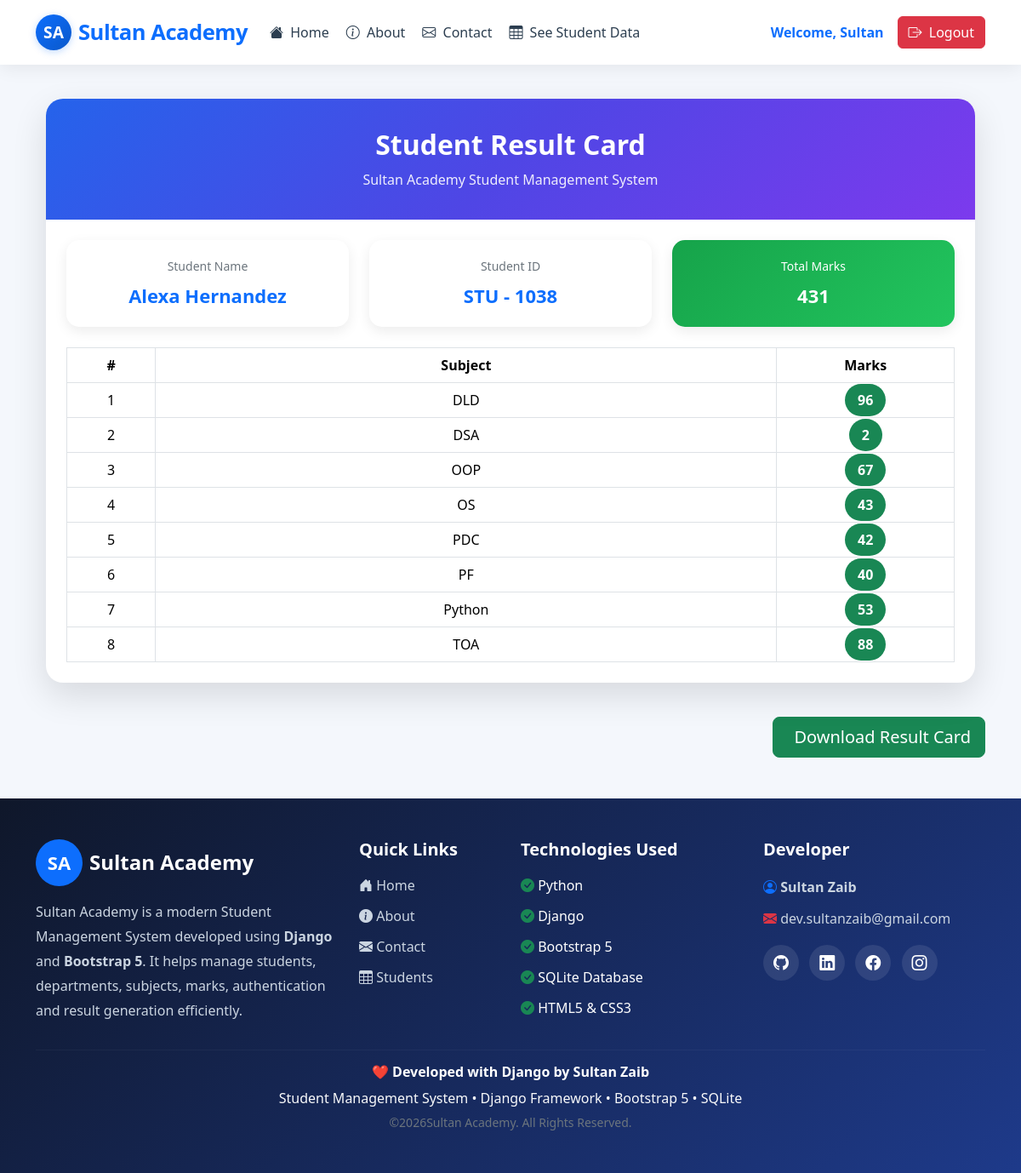
Screenshot of /student_result/STU - 1038/ (signed in) with the database file from the repository.
### student/models.py (models this page shows, shortened)
class Student(models.Model):
    user = models.ForeignKey(User, on_delete=models.SET_NULL, blank=True, null=True)
    student = models.OneToOneField(
        StudentId, related_name="studentid", on_delete=models.CASCADE
    )
    department = models.ForeignKey(
        Department, related_name="departname", on_delete=models.CASCADE
    )
    student_name = models.CharField(max_length=100)
    student_email = models.EmailField(unique=True)
    student_age = models.IntegerField(default=18)
    student_address = models.TextField()
    def __str__(self):
        return self.student_name
    class Meta:
        ordering = ["student_name"]
        verbose_name = "Student"
        verbose_name_plural = "Students"
        db_table = "student_table"

class StudentId(models.Model):
    student_id = models.CharField(max_length=100)
    def __str__(self):
        return self.student_id

class SubjectMarks(models.Model):
    subject = models.ForeignKey(
        Subject, related_name="subject", on_delete=models.CASCADE
    )
    student = models.ForeignKey(
        Student, related_name="student_subject", on_delete=models.CASCADE
    )
    marks = models.IntegerField()
    class Meta:
        unique_together = ["subject", "student"]
        verbose_name = "Subject Marks"
        verbose_name_plural = "Subjects Marks"
        db_table = "student_marks"

class Subject(models.Model):
    subject_name = models.CharField(max_length=100)
    def __str__(self):
        return self.subject_name
    class Meta:
        ordering = ["subject_name"]
        verbose_name = "Subject"
        verbose_name_plural = "Subjects"
        db_table = "Subjects"

### student/views.py (the view)
# urls.py: path("student_result/<str:student_id>/", student_result, name="student_result"),
@login_required(login_url="login_page")
def student_result(request, student_id):
    queryset = SubjectMarks.objects.filter(student__student__student_id=student_id)
    total_marks = queryset.aggregate(total_marks=Sum("marks"))["total_marks"]
    student = queryset.first().student
    student_id = student.student
    context = {
        "queryset": queryset,
        "total_marks": total_marks,
        "student": student,
        "student_id": student_id,
    }
    return render(request, "app/studentResult.html", context)

### student/templates/app/studentResult.html (shortened to what this page needs)
{% extends 'app/base.html' %}
{% load static %}
{% block content %}
  <div class="container">
    <div class="card result-card">
      <div class="result-header">
        <h2>Student Result Card</h2>
        <p>Sultan Academy Student Management System</p>
      </div>
      <div class="card-body p-4">
        <div class="row g-4 mb-4">
          <div class="col-md-4">
            <div class="info-box">
              <div class="info-title">Student Name</div>
              <div class="info-value">{{ student }}</div>
            </div>
          </div>
          <div class="col-md-4">
            <div class="info-box">
              <div class="info-title">Student ID</div>
              <div class="info-value">{{ student_id }}</div>
            </div>
          </div>
          <div class="col-md-4">
            <div class="info-box total-card">
              <div class="info-title text-white">Total Marks</div>
              <div class="info-value text-white">{{ total_marks }}</div>
            </div>
          </div>
        </div>
        <div class="table-responsive">
          <table class="table table-hover table-bordered">
            <thead>
              <tr>
                <th width="10%">#</th>
                <th>Subject</th>
                <th width="20%">Marks</th>
              </tr>
            </thead>
            <tbody>
              {% for mark in queryset %}
                <tr>
                  <td>{{ forloop.counter }}</td>
                  <td>{{ mark.subject }}</td>
                  <td>
                    <span class="mark-badge">{{ mark.marks }}</span>
                  </td>
                </tr>
              {% empty %}
                <tr>
                  <td colspan="3" class="empty-data">No Result Found</td>
                </tr>
              {% endfor %}
            </tbody>
          </table>
        </div>
      </div>
    </div>
  </div>
  <div class="d-flex justify-content-end mb-4">
    <a href="{% url 'download_result_pdf' student_id %}" class="btn btn-success btn-lg">
      Download Result Card
    </a>
  </div>
{% endblock %}

### student/templates/app/base.html (shortened to what this page needs)
{% load static %}
<!DOCTYPE html>
<html lang="en">
  <head>
    <link href="https://cdn.jsdelivr.net/npm/bootstrap@5.3.8/dist/css/bootstrap.min.css" rel="stylesheet" />
    <link rel="stylesheet" href="https://cdn.jsdelivr.net/npm/bootstrap-icons@1.11.3/font/bootstrap-icons.min.css" />
  </head>
  <body>
    <nav class="navbar navbar-expand-lg fixed-top">
      <div class="container">
        <span class="navbar-brand">
          <span class="logo-circle">SA</span>
          <span class="brand-text">Sultan Academy</span>
        </span>
        <div class="collapse navbar-collapse" id="mainNavbar">
          <ul class="navbar-nav me-auto mb-2 mb-lg-0">
            <li class="nav-item">
              <a class="nav-link {% if request.resolver_match.url_name == 'home' %}active{% endif %}" href="{% url 'home_page' %}"><i class="bi bi-house-fill me-1"></i> Home</a>
            </li>
            <li class="nav-item">
              <a class="nav-link {% if request.resolver_match.url_name == 'about' %}active{% endif %}" href="{% url 'about_page' %}"><i class="bi bi-info-circle me-1"></i> About</a>
            </li>
            <li class="nav-item">
              <a class="nav-link {% if request.resolver_match.url_name == 'contact' %}active{% endif %}" href="{% url 'contact_page' %}"><i class="bi bi-envelope me-1"></i> Contact</a>
            </li>
            <li class="nav-item">
              <a class="nav-link {% if request.resolver_match.url_name == 'student_view' %}active{% endif %}" href="{% url 'student_view' %}">
                <i class="bi bi-table me-1"></i>
                See Student Data
              </a>
            </li>
          </ul>
          <div class="d-flex gap-2 align-items-center">
            {% if user.is_authenticated %}
              <span class="me-2 fw-semibold text-primary">Welcome, {{ user.first_name }}</span>
              <a href="{% url 'logout_page' %}" class="btn btn-danger">
                <i class="bi bi-box-arrow-right me-1"></i>
                Logout
              </a>
            {% endif %}
          </div>
        </div>
      </div>
    </nav>
    <main class="container">
      {% block content %}
      {% endblock %}
    </main>
    <footer class="academy-footer mt-5">
      <div class="container py-5">
        <div class="row gy-4">
          <div class="col-lg-4 col-md-6">
            <div class="d-flex align-items-center mb-3">
              <span class="footer-logo">SA</span>
              <h4 class="mb-0 ms-2 text-white fw-bold">Sultan Academy</h4>
            </div>
            <p class="footer-text">
              Sultan Academy is a modern Student Management System developed using <strong>Django</strong> and <strong>Bootstrap 5</strong>. It helps manage students, departments, subjects, marks, authentication and result generation efficiently.
            </p>
          </div>
          <div class="col-lg-2 col-md-6">
            <h5 class="footer-title">Quick Links</h5>
            <ul class="footer-links">
              <li>
                <a href="{% url 'home_page' %}"><i class="bi bi-house-door-fill"></i> Home</a>
              </li>
              <li>
                <a href="{% url 'about_page' %}"><i class="bi bi-info-circle-fill"></i> About</a>
              </li>
              <li>
                <a href="{% url 'contact_page' %}"><i class="bi bi-envelope-fill"></i> Contact</a>
              </li>
              <li>
                <a href="{% url 'student_view' %}"><i class="bi bi-table"></i> Students</a>
              </li>
            </ul>
          </div>
          <div class="col-lg-3 col-md-6">
            <h5 class="footer-title">Technologies Used</h5>
            <ul class="footer-links">
              <li>
                <i class="bi bi-check-circle-fill text-success"></i> Python
              </li>
              <li>
                <i class="bi bi-check-circle-fill text-success"></i> Django
              </li>
              <li>
                <i class="bi bi-check-circle-fill text-success"></i> Bootstrap 5
              </li>
              <li>
                <i class="bi bi-check-circle-fill text-success"></i> SQLite Database
              </li>
              <li>
                <i class="bi bi-check-circle-fill text-success"></i> HTML5 & CSS3
              </li>
            </ul>
          </div>
          <div class="col-lg-3 col-md-6">
            <h5 class="footer-title">Developer</h5>
            <p class="footer-text mb-2">
              <i class="bi bi-person-circle text-primary"></i>
              <strong>Sultan Zaib</strong>
            </p>
            <p class="footer-text">
              <i class="bi bi-envelope-fill text-danger"></i>
              dev.sultanzaib@gmail.com
            </p>
            <div class="social-icons mt-3">
              <a href="#"><i class="bi bi-github"></i></a>
              <a href="#"><i class="bi bi-linkedin"></i></a>
              <a href="#"><i class="bi bi-facebook"></i></a>
              <a href="#"><i class="bi bi-instagram"></i></a>
            </div>
          </div>
        </div>
        <hr class="footer-line" />
        <div class="text-center">
          <h6 class="text-white fw-bold">❤️ Developed with Django by Sultan Zaib</h6>
          <p class="mb-1 text-light">Student Management System • Django Framework • Bootstrap 5 • SQLite</p>
          <small class="text-secondary">©{% now 'Y' %}Sultan Academy. All Rights Reserved.</small>
        </div>
      </div>
    </footer>
  </body>
</html>

### student/templates/app/base.html (style rules this page uses)
body { padding-top: 76px; background: #f8f9fa; font-family: 'Segoe UI', Tahoma, Geneva, Verdana, sans-serif; }
.navbar { box-shadow: 0 4px 20px rgba(0, 0, 0, 0.07); background: #ffffff !important; padding: 0.75rem 0; transition: all 0.25s ease; }
.logo-circle { display: inline-flex; align-items: center; justify-content: center; width: 42px; height: 42px; background: linear-gradient(135deg, #0d6efd, #0a58ca); color: #fff; font-weight: 700; font-size: 1.2rem; border-radius: 50%; margin-right: 8px; box-shadow: 0 2px 8px rgba(13, 110, 253, 0.25); flex-shrink: 0; }
.brand-text { font-weight: 700; font-size: 1.6rem; letter-spacing: -0.5px; color: #0d6efd; text-decoration: none; }
.navbar-brand { display: flex; align-items: center; gap: 0; text-decoration: none; }
.navbar-nav .nav-link { font-weight: 500; font-size: 1rem; padding: 0.6rem 1rem; color: #2c3e50 !important; border-radius: 8px; transition: background 0.2s, color 0.2s; margin: 0 2px; cursor: default; }
.academy-footer { background: linear-gradient(135deg, #0f172a, #1e3a8a); color: white; margin-top: 80px; }
.footer-logo { width: 55px; height: 55px; background: #0d6efd; border-radius: 50%; display: flex; justify-content: center; align-items: center; font-size: 22px; font-weight: bold; color: #fff; }
.footer-title { font-weight: 700; margin-bottom: 18px; color: #fff; }
.footer-text { color: #cbd5e1; line-height: 1.8; }
.footer-links { list-style: none; padding: 0; margin: 0; }
.footer-links li { margin-bottom: 12px; }
.footer-links a { text-decoration: none; color: #cbd5e1; transition: 0.3s; }
.social-icons a { display: inline-flex; justify-content: center; align-items: center; width: 42px; height: 42px; border-radius: 50%; background: #ffffff18; color: white; margin-right: 8px; text-decoration: none; transition: 0.3s; font-size: 18px; }
.footer-line { border-color: rgba(255, 255, 255, 0.15); }

### student/templates/app/studentResult.html (style rules this page uses)
body { background: #f4f7fc; }
.result-card { max-width: 1100px; margin: 40px auto; border: none; border-radius: 20px; overflow: hidden; box-shadow: 0 15px 40px rgba(0, 0, 0, 0.12); }
.result-header { background: linear-gradient(135deg, #2563eb, #4f46e5, #7c3aed); color: white; padding: 35px; text-align: center; }
.result-header h2 { font-weight: 700; margin-bottom: 10px; }
.result-header p { margin: 0; opacity: 0.9; }
.info-box { background: white; border-radius: 15px; padding: 20px; text-align: center; box-shadow: 0 5px 15px rgba(0, 0, 0, 0.08); transition: 0.3s; height: 100%; }
.info-title { color: #6c757d; font-size: 14px; margin-bottom: 8px; }
.info-value { font-size: 22px; font-weight: 700; color: #0d6efd; }
.table { margin-bottom: 0; }
.table thead { background: #0d6efd; color: white; }
.table thead th { text-align: center; }
.table tbody td { vertical-align: middle; text-align: center; }
.mark-badge { background: #198754; color: white; padding: 8px 15px; border-radius: 30px; font-weight: 600; }
.total-card { background: linear-gradient(135deg, #16a34a, #22c55e); color: white; }

### rows the page displays
Student: student_name "Alexa Hernandez"
StudentId: student "STU - 1038"
SubjectMarks: subject "DLD", marks "96"
SubjectMarks: subject "DSA", marks "2"
SubjectMarks: subject "OOP", marks "67"
SubjectMarks: subject "OS", marks "43"
SubjectMarks: subject "PDC", marks "42"
SubjectMarks: subject "PF", marks "40"
SubjectMarks: subject "Python", marks "53"
SubjectMarks: subject "TOA", marks "88"

### other values shown
{{ user.first_name }} "Sultan"
{{ total_marks }} "431"
